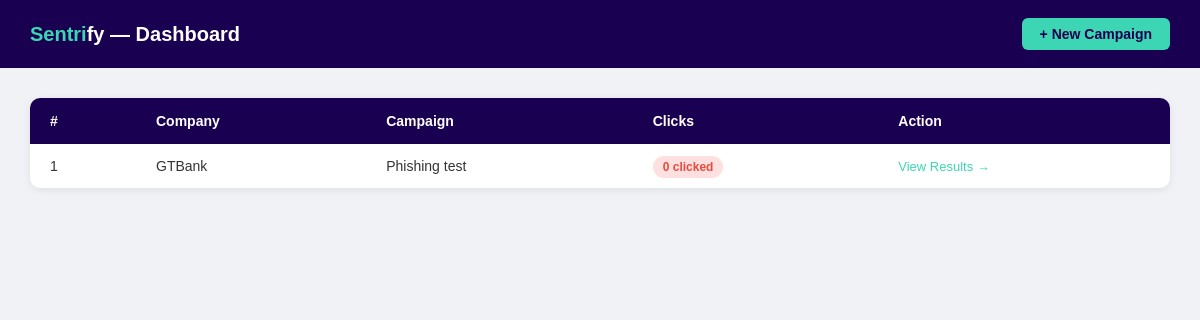
Page /dashboard (signed in) on the earlier database version.
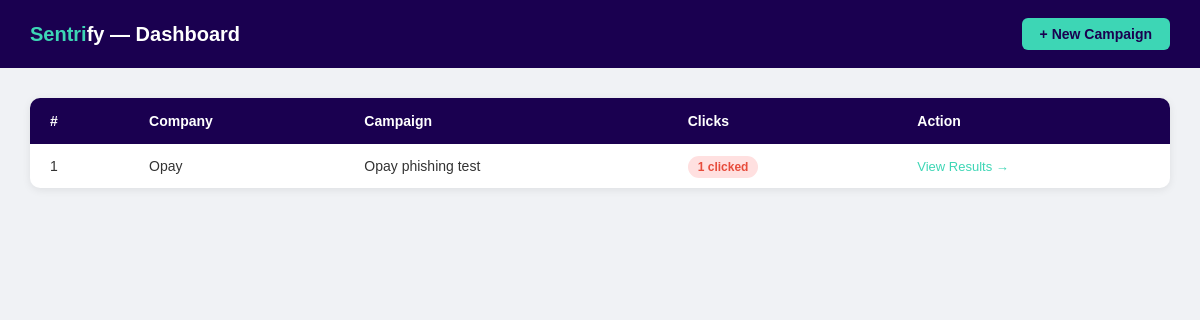
Same page on the later database version.
### tables this page shows
CREATE TABLE campaigns (
            id INTEGER PRIMARY KEY AUTOINCREMENT,
            company_name TEXT NOT NULL,
            campaign_name TEXT NOT NULL,
            unique_code TEXT NOT NULL,
            template TEXT DEFAULT 'opay',
            created_at TIMESTAMP DEFAULT CURRENT_TIMESTAMP
        );

### app.py (the view)
@app.route('/dashboard')
def dashboard():
    if not session.get('logged_in'):
        return redirect(url_for('admin_login'))
    campaigns = get_all_campaigns()
    return render_template('dashboard.html', campaigns=campaigns)

### app.py (called while the page is built)
def get_all_campaigns():
    conn = sqlite3.connect('sentrify.db')
    c = conn.cursor()
    c.execute('''
        SELECT campaigns.id, campaigns.company_name, campaigns.campaign_name,
               campaigns.unique_code, COUNT(results.id) as clicks, campaigns.template
        FROM campaigns
        LEFT JOIN results ON campaigns.id = results.campaign_id
        GROUP BY campaigns.id
        ORDER BY campaigns.created_at DESC
    ''')
    rows = c.fetchall()
    conn.close()
    return rows

### templates/dashboard.html (shortened to what this page needs)
<!DOCTYPE html>
<html>
<head>
</head>
<body>
    <div class="navbar">
        <div class="brand"><span>Sentri</span>fy — Dashboard</div>
        <a class="btn-new" href="/dashboard/create">+ New Campaign</a>
    </div>
    <div class="container">
        <table>
            <thead>
                <tr>
                    <th>#</th>
                    <th>Company</th>
                    <th>Campaign</th>
                    <th>Clicks</th>
                    <th>Action</th>
                </tr>
            </thead>
            <tbody>
                {% if campaigns %}
                    {% for i, c in enumerate(campaigns) %}
                    <tr>
                        <td>{{ i + 1 }}</td>
                        <td>{{ c[1] }}</td>
                        <td>{{ c[2] }}</td>
                        <td><span class="badge">{{ c[4] }} clicked</span></td>
                        <td><a class="view" href="/dashboard/campaign/{{ c[0] }}">View Results →</a></td>
                    </tr>
                    {% endfor %}
                {% else %}
                    <tr>
                        <td colspan="5" class="empty">No campaigns yet. Create your first one.</td>
                    </tr>
                {% endif %}
            </tbody>
        </table>
    </div>
</body>
</html>

### templates/dashboard.html (style rules this page uses)
* { margin: 0; padding: 0; box-sizing: border-box; font-family: Arial, sans-serif; }
body { background: #f0f2f5; }
.navbar { background: #1a0050; padding: 18px 30px; color: white; font-size: 20px; font-weight: bold; display: flex; justify-content: space-between; align-items: center; white-space: nowrap; }
.navbar .brand { color: white; }
.navbar .brand span { color: #3dd6b5; }
.btn-new { background: #3dd6b5; color: #1a0050; padding: 8px 18px; border-radius: 6px; text-decoration: none; font-size: 14px; font-weight: bold; white-space: nowrap; margin-left: 20px; }
.container { padding: 30px; }
table { width: 100%; background: white; border-radius: 10px; border-collapse: collapse; box-shadow: 0 2px 8px rgba(0,0,0,0.08); overflow: hidden; }
th { background: #1a0050; color: white; padding: 15px 20px; text-align: left; font-size: 14px; }
td { padding: 14px 20px; border-bottom: 1px solid #f0f0f0; font-size: 14px; color: #333; }
tr:last-child td { border-bottom: none; }
.badge { background: #ffe0e0; color: #e74c3c; padding: 4px 10px; border-radius: 20px; font-size: 12px; font-weight: bold; }
.view { color: #3dd6b5; text-decoration: none; font-size: 13px; }

Differences in the rows shown:
changed campaigns id 1: company_name "GTBank" → "Opay"; campaign_name "Phishing test" → "Opay phishing test"; id "0" → "1"
